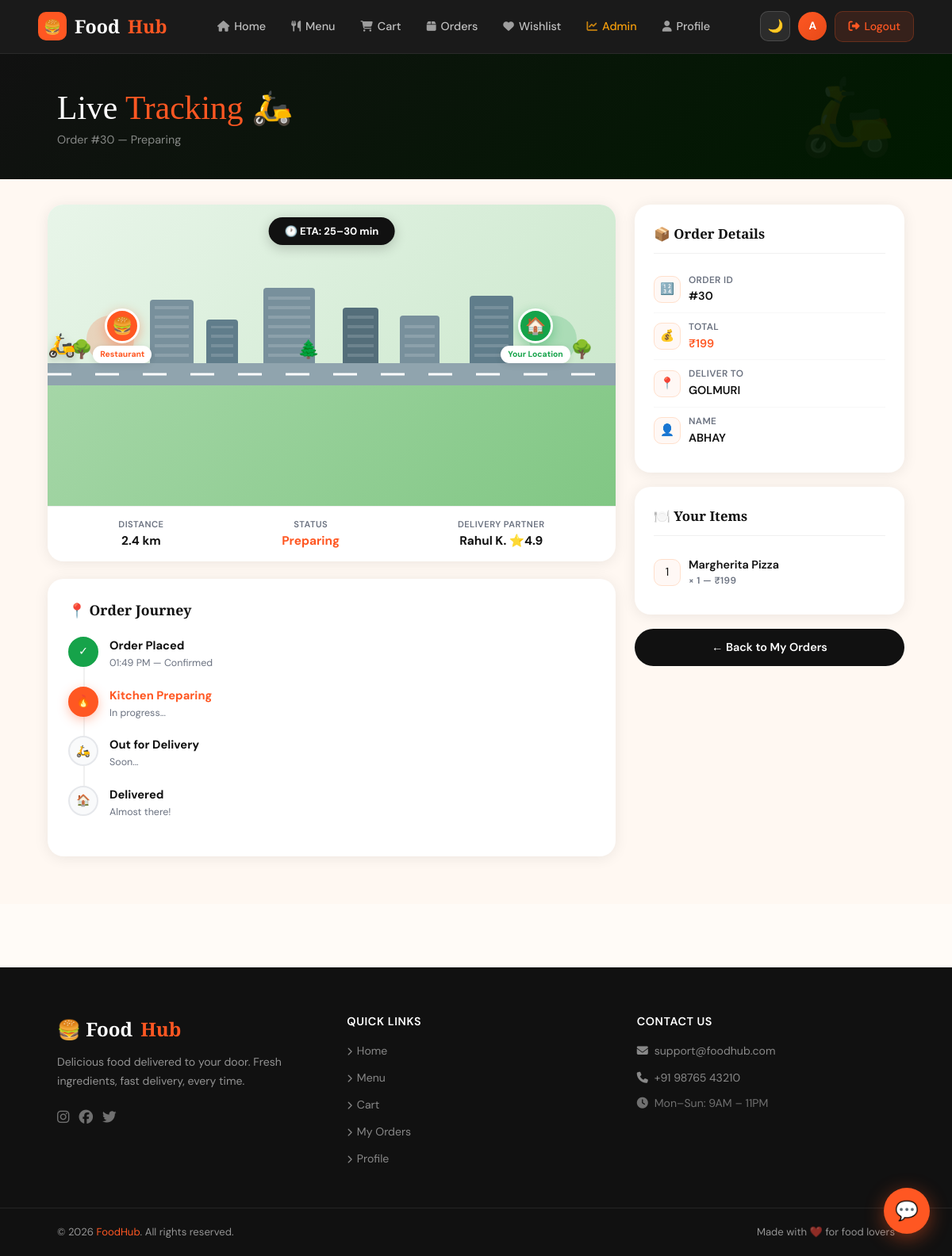
Page /track/30/ (signed in) on the earlier database version.
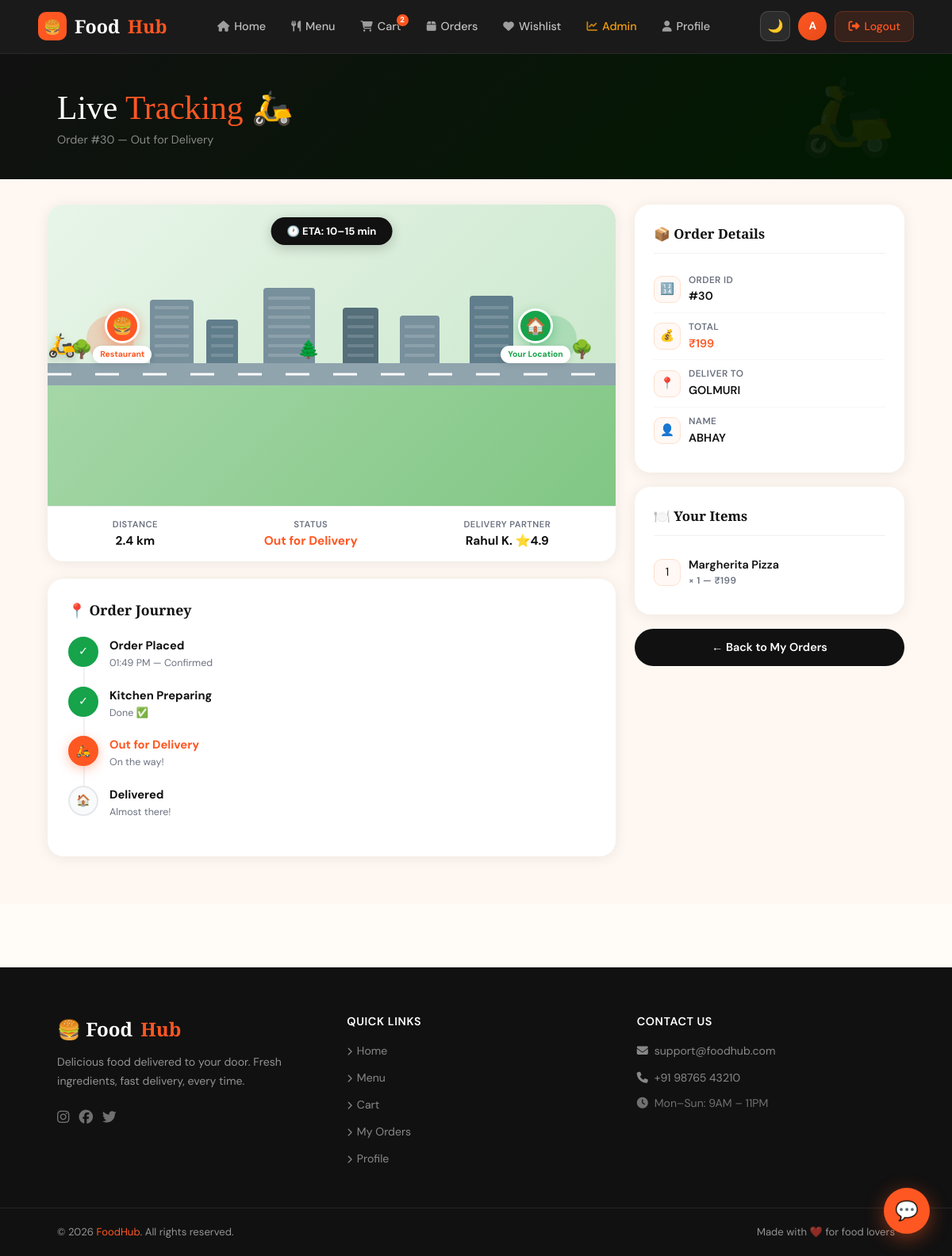
Same page on the later database version.
### core/models.py (models this page shows, shortened)
class Order(models.Model):
    STATUS_CHOICES = [
        ('Pending', 'Pending'),
        ('Preparing', 'Preparing'),
        ('Out for Delivery', 'Out for Delivery'),
        ('Delivered', 'Delivered'),
        ('Cancelled', 'Cancelled'),
    ]
    user = models.ForeignKey(User, on_delete=models.CASCADE)
    full_name = models.CharField(max_length=200)
    address = models.TextField()
    phone = models.CharField(max_length=15)
    total_amount = models.DecimalField(max_digits=8, decimal_places=2, default=0)
    status = models.CharField(max_length=20, choices=STATUS_CHOICES, default='Pending')
    created_at = models.DateTimeField(auto_now_add=True)

### core/views.py (the view)
# urls.py: path('track/<int:order_id>/', views.order_tracking, name='order_tracking'),
@login_required
def order_tracking(request, order_id):
    order = get_object_or_404(Order, id=order_id, user=request.user)
    return render(request, 'core/tracking.html', {'order': order})

### core/context_processors.py (called while the page is built)
def cart_count(request):
    if request.user.is_authenticated:
        order = Order.objects.filter(user=request.user, status='Pending').first()
        if order:
            return {'cart_count': order.items.count()}
    return {'cart_count': 0}

### core/templates/core/tracking.html (shortened to what the changed rows need)
{% extends 'core/base.html' %}
{% load static %}
{% block content %}
<div class="page-header">
  <h1>Live <span>Tracking</span> 🛵</h1>
  <p>Order #{{ order.id }} — {{ order.status }}</p>
</div>
<div class="track-layout">
  <div>
    <div class="map-card">
      <div class="map-container">
        <div class="eta-badge">
          🕐 ETA:
          {% if order.status == 'Preparing' %}25–30 min
          {% elif order.status == 'Out for Delivery' %}10–15 min
          {% elif order.status == 'Delivered' %}Delivered ✅
          {% else %}Calculating...{% endif %}
        </div>
        <div class="pulse-home"></div>
        <div class="road"></div>
        <div class="building" style="left:18%;width:55px;height:80px;"></div>
        <div class="building" style="left:28%;width:40px;height:55px;background:#607d8b;"></div>
        <div class="building" style="left:38%;width:65px;height:95px;"></div>
        <div class="building" style="left:52%;width:45px;height:70px;background:#546e7a;"></div>
        <div class="building" style="left:62%;width:50px;height:60px;"></div>
        <div class="building" style="right:18%;width:55px;height:85px;background:#607d8b;"></div>
        <div class="tree" style="left:4%;">🌳</div>
        <div class="tree" style="left:44%;">🌲</div>
        <div class="tree" style="right:4%;">🌳</div>
        <div class="marker-rest">
          <div class="marker-rest__icon">🍔</div>
          <div class="marker-rest__label">Restaurant</div>
        </div>
        <div class="marker-home">
          <div class="marker-home__icon">🏠</div>
          <div class="marker-home__label">Your Location</div>
        </div>
        {% if order.status != 'Delivered' and order.status != 'Cancelled' %}
        <div class="bike">🛵</div>
        {% else %}
        <div style="position:absolute;bottom:calc(40% + 28px);right:8%;font-size:1.8rem;">✅</div>
        {% endif %}
        <div style="position:absolute;bottom:0;left:0;right:0;height:40%;background:linear-gradient(135deg,#a5d6a7,#81c784);"></div>
      </div>
      <div style="padding:14px 20px;display:flex;justify-content:space-around;border-top:1px solid #f0f0f0;flex-wrap:wrap;gap:10px;">
        <div style="text-align:center;">
          <div style="font-size:.7rem;color:var(--gray);font-weight:600;text-transform:uppercase;letter-spacing:.04em;">Status</div>
          <div style="font-weight:700;color:var(--orange);font-size:.96rem;margin-top:2px;">{{ order.status }}</div>
        </div>
      </div>
    </div>
    <div class="steps-card">
      <div class="step-row">
        <div class="step-info">
          <div class="step-label">Order Placed</div>
          <div class="step-time">{{ order.created_at|date:"h:i A" }} — Confirmed</div>
        </div>
      </div>
      <div class="step-row">
        <div class="step-dot {% if order.status == 'Preparing' %}active{% elif order.status == 'Out for Delivery' or order.status == 'Delivered' %}done{% else %}wait{% endif %}">
          {% if order.status == 'Out for Delivery' or order.status == 'Delivered' %}✓{% else %}🔥{% endif %}
        </div>
        <div class="step-info">
          <div class="step-label {% if order.status == 'Preparing' %}active-label{% endif %}">Kitchen Preparing</div>
          <div class="step-time">
            {% if order.status == 'Preparing' %}In progress...
            {% elif order.status == 'Out for Delivery' or order.status == 'Delivered' %}Done ✅
            {% else %}Waiting{% endif %}
          </div>
        </div>
      </div>
      <div class="step-row">
        <div class="step-dot {% if order.status == 'Out for Delivery' %}active{% elif order.status == 'Delivered' %}done{% else %}wait{% endif %}">
          {% if order.status == 'Delivered' %}✓{% else %}🛵{% endif %}
        </div>
        <div class="step-info">
          <div class="step-label {% if order.status == 'Out for Delivery' %}active-label{% endif %}">Out for Delivery</div>
          <div class="step-time">
            {% if order.status == 'Out for Delivery' %}On the way!
            {% elif order.status == 'Delivered' %}Completed ✅
            {% else %}Soon...{% endif %}
          </div>
        </div>
      </div>
    </div>
  </div>
  <div style="position:sticky;top:90px;">
    <div class="sidebar-card">
      <div class="info-r">
        <div><div class="info-lb">Order ID</div><div class="info-vl">#{{ order.id }}</div></div>
      </div>
      <div class="info-r">
        <div><div class="info-lb">Total</div><div class="info-vl" style="color:var(--orange);">₹{{ order.total_amount|floatformat:0 }}</div></div>
      </div>
      <div class="info-r">
        <div><div class="info-lb">Deliver To</div><div class="info-vl">{{ order.address|truncatechars:45 }}</div></div>
      </div>
      <div class="info-r">
        <div><div class="info-lb">Name</div><div class="info-vl">{{ order.full_name }}</div></div>
      </div>
    </div>
  </div>
</div>
{% endblock %}

### core/templates/core/base.html (shortened to what the changed rows need)
{% load static %}
<!doctype html>
<html lang="en">
<head>
  <link href="https://cdn.jsdelivr.net/npm/bootstrap@5.3.0/dist/css/bootstrap.min.css" rel="stylesheet"/>
  <link rel="stylesheet" href="https://cdnjs.cloudflare.com/ajax/libs/font-awesome/6.5.0/css/all.min.css"/>
  <link href="https://unpkg.com/aos@2.3.4/dist/aos.css" rel="stylesheet"/>
  <link rel="stylesheet" href="{% static 'css/style.css' %}"/>
</head>
<body>
  <nav class="navbar-custom" id="mainNav">
    <div class="navbar-inner">
      <ul class="nav-links">
        <li>
          <a href="/cart/" class="cart-link {% if request.resolver_match.url_name == 'cart' %}active{% endif %}">
            <i class="fa-solid fa-cart-shopping"></i> Cart
            {% if cart_count > 0 %}
            <span class="cart-badge">{{ cart_count }}</span>
            {% endif %}
          </a>
        </li>
      </ul>
    </div>
  </nav>
  <div class="content-wrap">
    {% block content %}{% endblock %}
  </div>
</body>
</html>

Differences in the rows shown:
changed Order "GOLMURI": status "Preparing" → "Out for Delivery"
Other differences:
{{ cart_count }}: (not shown) → "2"
text no longer shown: "25–30 min 🔥 In progress... Soon..."
text now shown: "10–15 min ✓ Done ✅ On the way!"
